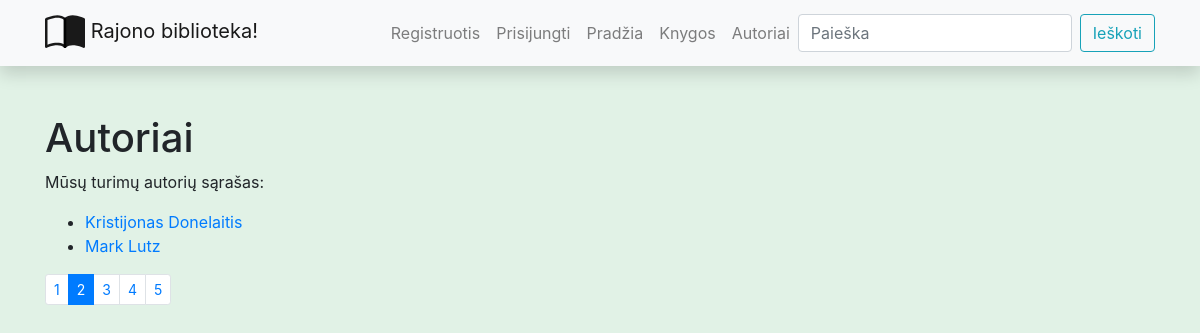
/library/authors/?page=2, run on the app's committed database.
### libraryapp/models.py (models this page shows, shortened)
class Author(models.Model):
    first_name = models.CharField('Vardas', max_length=100)
    last_name = models.CharField('Pavardė', max_length=100)
    description = HTMLField()
    class Meta:  # globalūs nuostatai lentelei(ordering - rikiavimas)
        ordering = ('last_name', 'first_name')

### libraryapp/views.py (the view)
# urls.py: path('authors/', views.get_authors, name='authors-all'),
def get_authors(request):
    authors = Author.objects.all()
    paginator = Paginator(authors, 2)
    page_number = request.GET.get('page')
    paged_authors = paginator.get_page(page_number)  # porcijos nr
    context = {
        'authors': paged_authors
    }
    return render(request, 'authors.html', context=context)

### libraryapp/templates/authors.html
{% extends "base.html" %}
{% block content %}
<h1>Autoriai</h1>
<p>Mūsų turimų autorių sąrašas:</p>
<ul>
    {% for author_obj in authors %}
    <li><a href="{% url 'author-one' author_obj.id %}">
        {{ author_obj.first_name }} {{ author_obj.last_name }}</a></li>
    {% endfor %}
</ul>
{% if authors.has_other_pages %}
<ul class="pagination pagination-sm">
{% for nr in authors.paginator.page_range %}
    {% if authors.number == nr %}
        <li class="page-item active">
            <a class="page-link">{{ nr }}</a>
        </li>
    {% else %}
        <li class="page-item">
            <a class="page-link" href="?page={{ nr }}">{{ nr }}</a>
        </li>
    {% endif %}
{% endfor %}
</ul>
{% endif %}
{% endblock %}

### libraryapp/static/css/styles.css (style rules this page uses)
body { background-color: #e1f2e6; }

### data on the page
Author: first_name "Kristijonas", last_name "Donelaitis"
Author: first_name "Mark", last_name "Lutz"

### other printed values
{{ nr }} "1" "3" "4" "5"
{{ nr }} "2"
